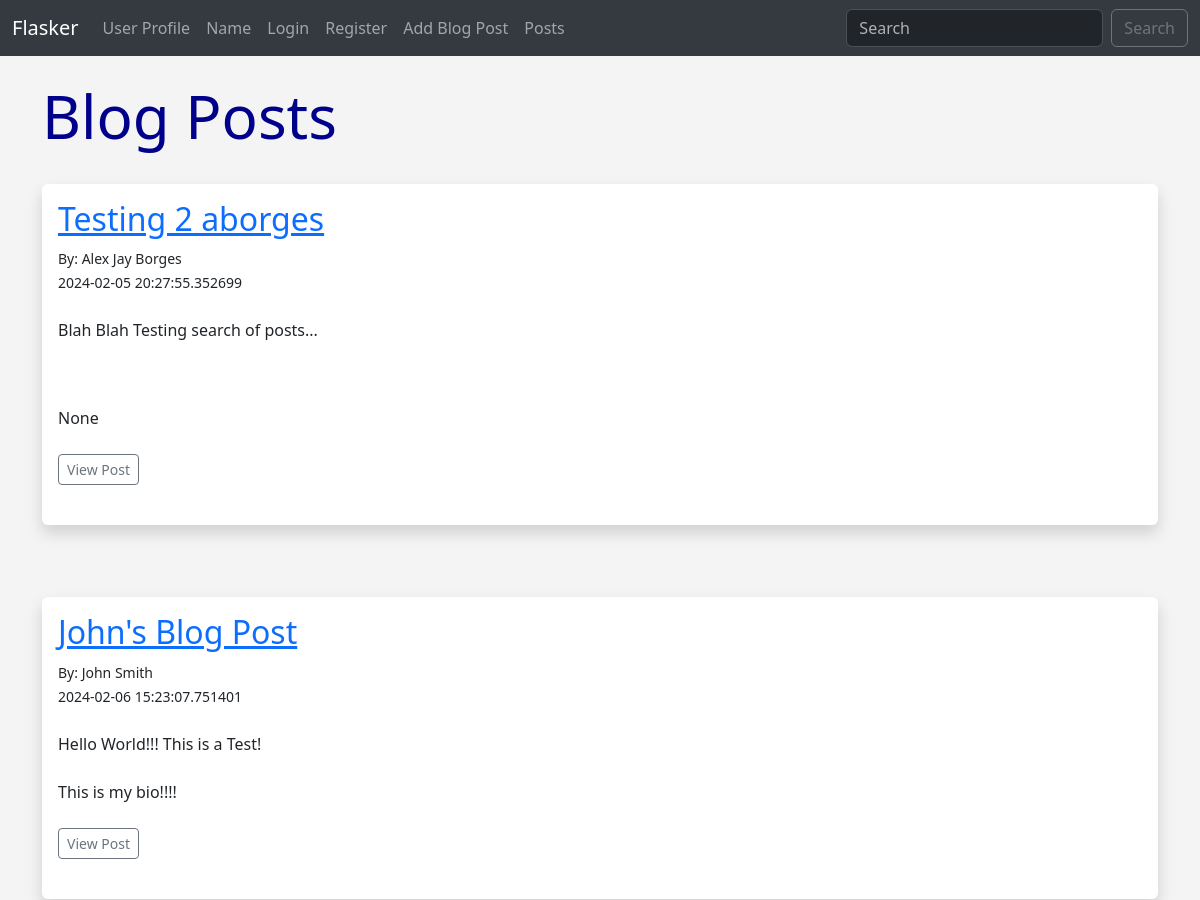
Page /posts (upper part) on the earlier database version.
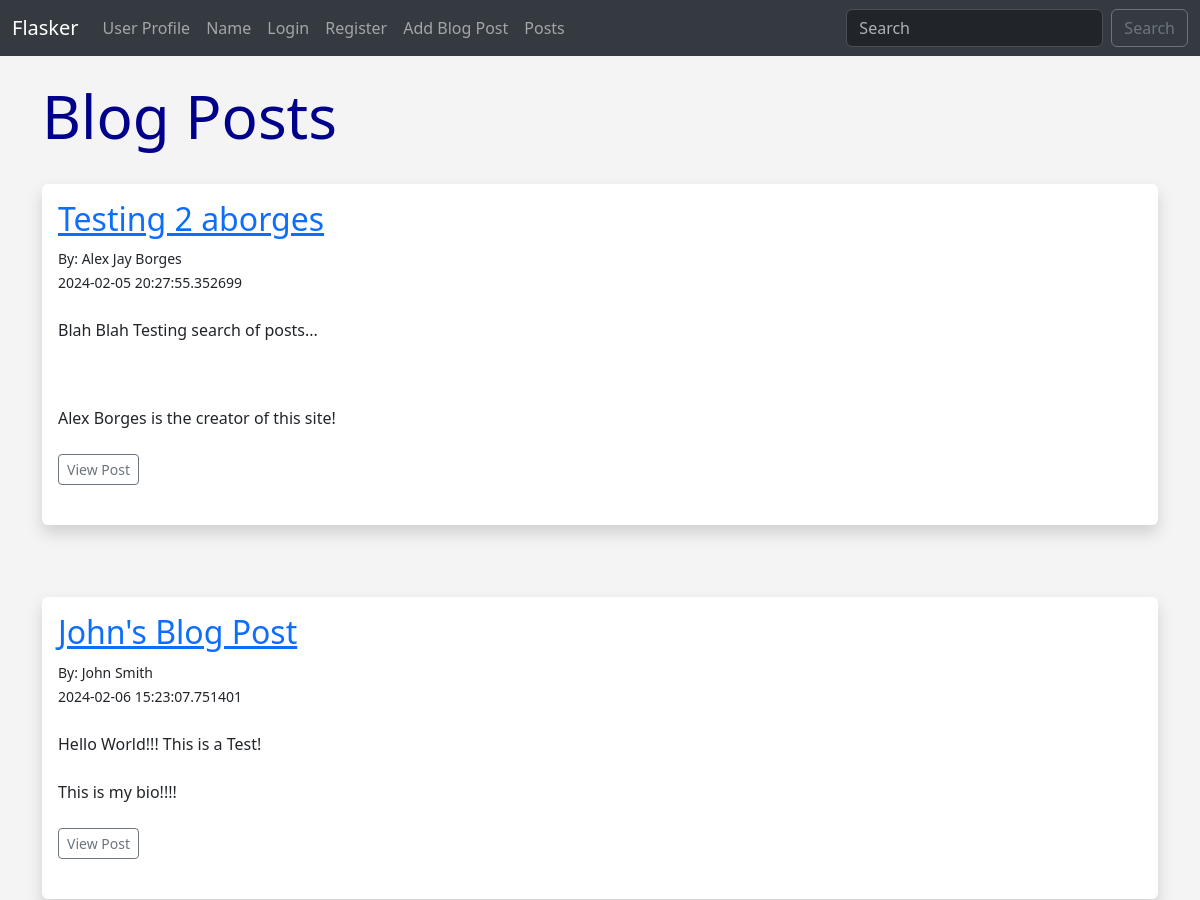
Same page on the later database version.
### app.py (models this page shows, shortened)
class Posts(db.Model):
    id = db.Column(db.Integer, primary_key=True)
    title = db.Column(db.String(255))
    content = db.Column(db.Text)
    date_posted = db.Column(db.DateTime, default=datetime.utcnow)
    slug = db.Column(db.String(255))
    poster_id = db.Column(db.Integer(), db.ForeignKey('users.id'))

class Users(db.Model, UserMixin):
    id = db.Column(db.Integer, primary_key=True)
    username = db.Column(db.String(20), nullable=False)
    name = db.Column(db.String(200), nullable=False)
    email = db.Column(db.String(120), nullable=False,unique=True)
    favorite_color = db.Column(db.String(120))
    about_author = db.Column(db.Text(500), nullable=True)
    date_added = db.Column(db.DateTime, default=datetime.utcnow)
    profile_pic = db.Column(db.String(), nullable=True)
    password_hash = db.Column(db.String(128))
    posts = db.relationship('Posts', backref='poster')
    @property
    def password(self):
        raise AttributeError('password is not a readable attribute')

### app.py (the view)
@app.route('/posts')
def posts():
    posts = Posts.query.order_by(Posts.date_posted)
    return render_template("posts.html", posts=posts)

### webforms.py
class SearchForm(FlaskForm):
    searched = StringField("Searched", validators=[DataRequired()])
    submit = SubmitField()

### app.py (called while the page is built)
@app.context_processor
def base():
    form = SearchForm()
    return dict(form=form)

### templates/posts.html (shortened to what this page needs)
{% extends 'base.html' %}
{% block content %}
<h1>Blog Posts</h1>
<br/>
{% for post in posts %}
<div class="shadow p-3 mb-5 bg-body rounded">
	<h2><a href="{{ url_for('post', id=post.id) }}">{{ post.title }}</a></h2>
	<small>By: {{ post.poster.name }}<br/>
	{{ post.date_posted }}</small> <br/><br/>
	{{ post.content|safe }}<br/><br/>
	{% if post.poster.about_author %}
	{{ post.poster.about_author }}<br/><br/>
	{% endif %}
	<a href="{{ url_for('post', id=post.id) }}" class="btn btn-outline-secondary btn-sm">View Post</a>
	<br/><br/>
</div>
<br/>
{% endfor %}
{% endblock %}

Differences in the rows shown:
changed through a linked row, Posts "Testing 2 aborges": poster.about_author "None" → "Alex Borges is the creator of this site!"
